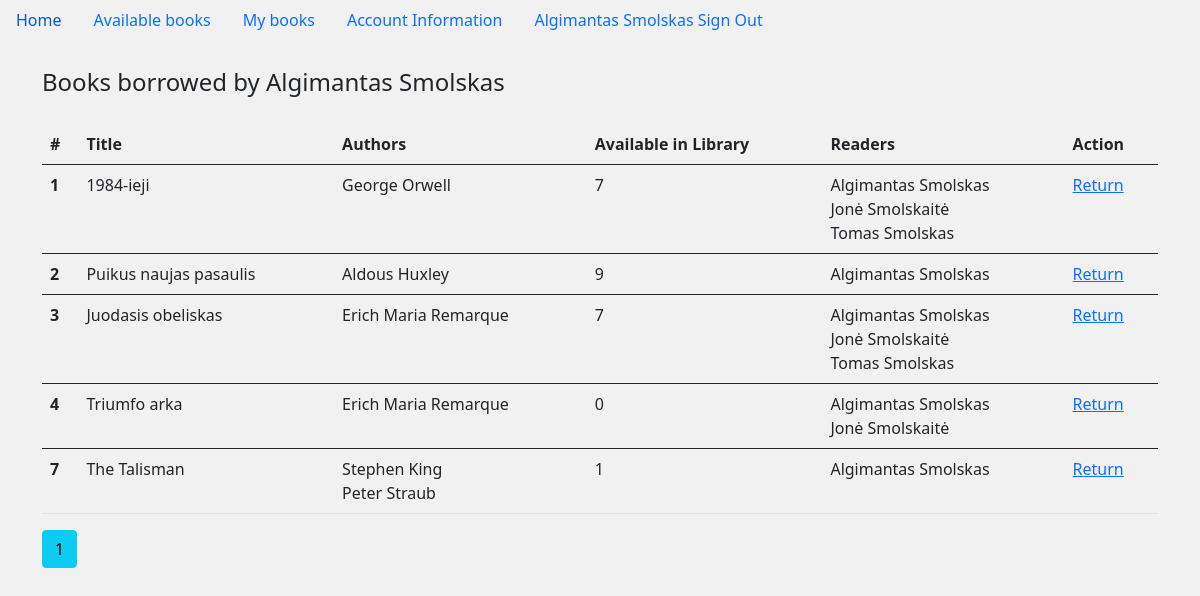
Screenshot of /my_books (signed in) with the database file from the repository.
### main.py (models this page shows)
class User(db.Model, UserMixin):
    __tablename__ = 'user'
    id = db.Column(db.Integer, primary_key=True)
    first_name = db.Column(db.String(100), nullable=False)
    last_name = db.Column(db.String(100), nullable=False)
    email_address = db.Column(db.String(100), nullable=False, unique=True)
    password = db.Column(db.String(100), nullable=False)
    books = db.relationship('Book', secondary=helper_table_2, back_populates='readers')
    is_admin = db.Column(db.Boolean, nullable=False, default=False)

class Book(db.Model):
    __tablename__ = 'book'
    id = db.Column(db.Integer, primary_key=True)
    title = db.Column(db.String(300))
    authors = db.relationship('Author', secondary=helper_table, back_populates='books')
    readers = db.relationship('User', secondary=helper_table_2, back_populates='books')
    stock = db.Column(db.Integer, nullable=False, default=1)

class Author(db.Model):
    __tablename__ = 'author'
    id = db.Column(db.Integer, primary_key=True)
    first_name = db.Column(db.String(150))
    last_name = db.Column(db.String(300))
    books = db.relationship('Book', secondary=helper_table, back_populates='authors')

### main.py (the view)
@app.route('/my_books')
@login_required
def my_books():
    page = request.args.get('page', 1, type=int)
    my_books = Book.query.paginate(page=page, per_page=10)
    return render_template('my_books.html', my_books=my_books)

### main.py (called while the page is built)
@login_manager.user_loader
def load_user(user_id):
    return User.query.get(user_id)

### templates/my_books.html
{% extends "base.html" %}
{% block content %}
{% if my_books %}
<legend class="mb-4">Books borrowed by {{current_user.first_name}} {{current_user.last_name}}</legend>
<table class="table">
    <thead>
    <tr>
        <th scope="col">#</th>
        <th scope="col">Title</th>
        <th scope="col">Authors</th>
        <th scope="col">Available in Library</th>
        <th scope="col">Readers</th>
        <th scope="col">Action</th>
    </tr>
    </thead>
    {% for book in my_books.items %}
    {% if current_user in book.readers %}
    <tbody>
    <tr class="table">
        <th scope="row">{{ book.id }}</th>
        <td>{{ book.title }}</td>
        <td>
            {% for author in book.authors %}
            {{author.first_name}} {{author.last_name}}
            <br>
            {% endfor %}
        </td>
        <td>{{ book.stock }}</td>
        <td>
            {% for reader in book.readers %}
            {{reader.first_name}} {{reader.last_name}}
            <br>
            {% endfor %}
        </td>
        <td><a href="{{ url_for('return_book', id=book['id']) }}">Return</a></td>
    </tr>
    {% endif %}
    {% endfor %}
    </tbody>
</table>
{% for page_num in my_books.iter_pages(left_edge=1, right_edge=1, left_current=1, right_current=2) %}
  {% if page_num %}
    {% if my_books.page == page_num %}
      <a class="btn btn-info mb-4" href="{{ url_for('my_books', page=page_num) }}">{{ page_num }}</a>
    {% else %}
      <a class="btn btn-outline-info mb-4" href="{{ url_for('my_books', page=page_num) }}">{{ page_num }}</a>
    {% endif %}
  {% else %}
    ...
  {% endif %}
{% endfor %}
{% endif %}
{% endblock %}

### templates/base.html (shortened to what this page needs)
<!doctype html>
<html lang="en">
<head>
    <link href="https://cdn.jsdelivr.net/npm/bootstrap@5.0.2/dist/css/bootstrap.min.css" rel="stylesheet"
>
</head>
<body>
<ul class="nav">
    <li class="nav-item">
        <a class="nav-link active" aria-current="page" href="{{ url_for('home') }}">Home</a>
    </li>
    {% if current_user.is_authenticated %}
    <li class="nav-item">
        <a class="nav-link" href="{{ url_for('available_books') }}">Available books</a>
    </li>
    <li class="nav-item">
        <a class="nav-link" href="{{ url_for('my_books') }}">My books</a>
    </li>
    <li class="nav-item">
        <a class="nav-link" href="{{ url_for('update_account_information') }}">Account Information</a>
    </li>
    <li class="nav-item">
        <a class="nav-link" href="{{ url_for('sign_out') }}">{{current_user.first_name}}
            {{current_user.last_name}} Sign Out</a>
    </li>
    {% endif %}
</ul>
<div class="container">
    <br>
    {% block content %}
    {% endblock %}
</div>
</body>
</html>

### templates/base.html (style rules this page uses)
body { background-color: #F2F1F1 }

### rows the page displays
User: first_name "Algimantas", last_name "Smolskas"
Book: id "1", title "1984-ieji", stock "7"
Author: first_name "George", last_name "Orwell"
User: first_name "Jonė", last_name "Smolskaitė"
User: first_name "Tomas", last_name "Smolskas"
Book: id "2", title "Puikus naujas pasaulis", stock "9"
Author: first_name "Aldous", last_name "Huxley"
Book: id "3", title "Juodasis obeliskas", stock "7"
Author: first_name "Erich Maria", last_name "Remarque"
Book: id "4", title "Triumfo arka", stock "0"
Book: id "7", title "The Talisman", stock "1"
Author: first_name "Stephen", last_name "King"
Author: first_name "Peter", last_name "Straub"

### other values shown
{{ page_num }} "1"
